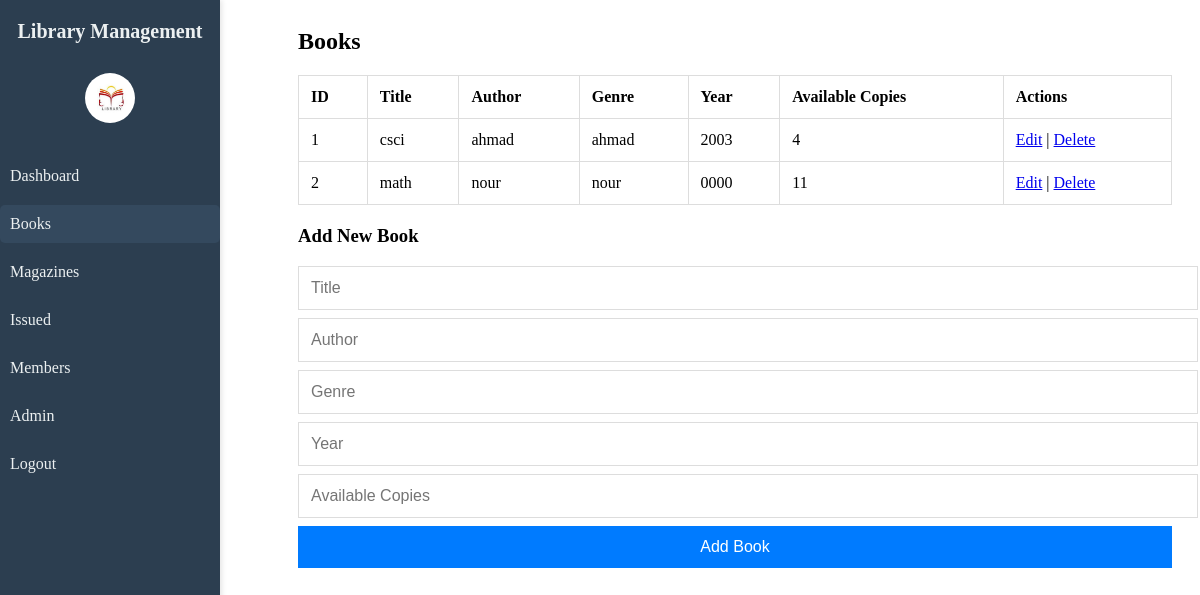
The page /books.php (signed in) on the database its author committed.
### tables this page shows
CREATE TABLE IF NOT EXISTS `books` (
  `id` int NOT NULL AUTO_INCREMENT,
  `title` varchar(255) NOT NULL,
  `author` varchar(255) DEFAULT NULL,
  `publication_year` year DEFAULT NULL,
  `available_copies` int DEFAULT '0',
  `genre` varchar(255) DEFAULT NULL,
  PRIMARY KEY (`id`)
);

### books.php (the view, shortened to what this page needs)
<?php
include 'config.php';
$result = $conn->query("SELECT * FROM books");
?>
<!DOCTYPE html>
<html lang="en">
<head>
    <link rel="stylesheet" href="style.css">
</head>
<body>
    <?php include 'sidebar.php'; ?>
    <div class="content p-4">
        <div class="dashboard-header">
            <h2>Books</h2>
        </div>
        <div class="table-container">
            <table class="table">
                <thead>
                    <tr>
                        <th>ID</th>
                        <th>Title</th>
                        <th>Author</th>
                        <th>Genre</th>
                        <th>Year</th>
                        <th>Available Copies</th>
                        <th>Actions</th>
                    </tr>
                </thead>
                <tbody>
                    <?php while ($row = $result->fetch_assoc()): ?>
                        <tr>
                            <td><?php echo $row['id']; ?></td>
                            <td><?php echo $row['title']; ?></td>
                            <td><?php echo $row['author']; ?></td>
                            <td><?php echo $row['genre']; ?></td>
                            <td><?php echo $row['publication_year']; ?></td>
                            <td><?php echo $row['available_copies']; ?></td>
                            <td>
                                <a href="edit_book.php?id=<?php echo $row['id']; ?>">Edit</a> |
                                <a href="?delete=<?php echo $row['id']; ?>" onclick="return confirm('Are you sure you want to delete this book?')">Delete</a>
                            </td>
                        </tr>
                    <?php endwhile; ?>
                </tbody>
            </table>
        </div>
        <div class="add-book-form">
            <h3>Add New Book</h3>
            <form action="books.php" method="post">
                <input type="text" name="title" placeholder="Title" required>
                <input type="text" name="author" placeholder="Author" required>
                <input type="text" name="genre" placeholder="Genre" required>
                <input type="number" name="publication_year" placeholder="Year" required>
                <input type="number" name="available_copies" placeholder="Available Copies" min="1" required>
                <button type="submit" name="add_book">Add Book</button>
            </form>
        </div>
    </div>
</body>
</html>

### style.css (style rules this page uses)
.content { margin-left: 270px; padding: 20px; }
.dashboard-header h2 { margin-top: 0; font-size: 24px; font-weight: bold; }
.table-container { margin-top: 20px; }
.table { width: 100%; border-collapse: collapse; }
.table th, .table td { padding: 12px; text-align: left; border: 1px solid #ddd; }
.add-book-form { margin-top: 20px; }
.add-book-form input, .add-book-form button { display: block; width: 100%; padding: 12px; margin: 8px 0; font-size: 16px; border: 1px solid #ddd; }
.add-book-form button { background-color: #007bff; color: #fff; cursor: pointer; border: none; }

### rows shown on the page
books: id "1", title "csci", author "ahmad", genre "ahmad", publication_year "2003", available_copies "4"
books: id "2", title "math", author "nour", genre "nour", publication_year "0000", available_copies "11"
